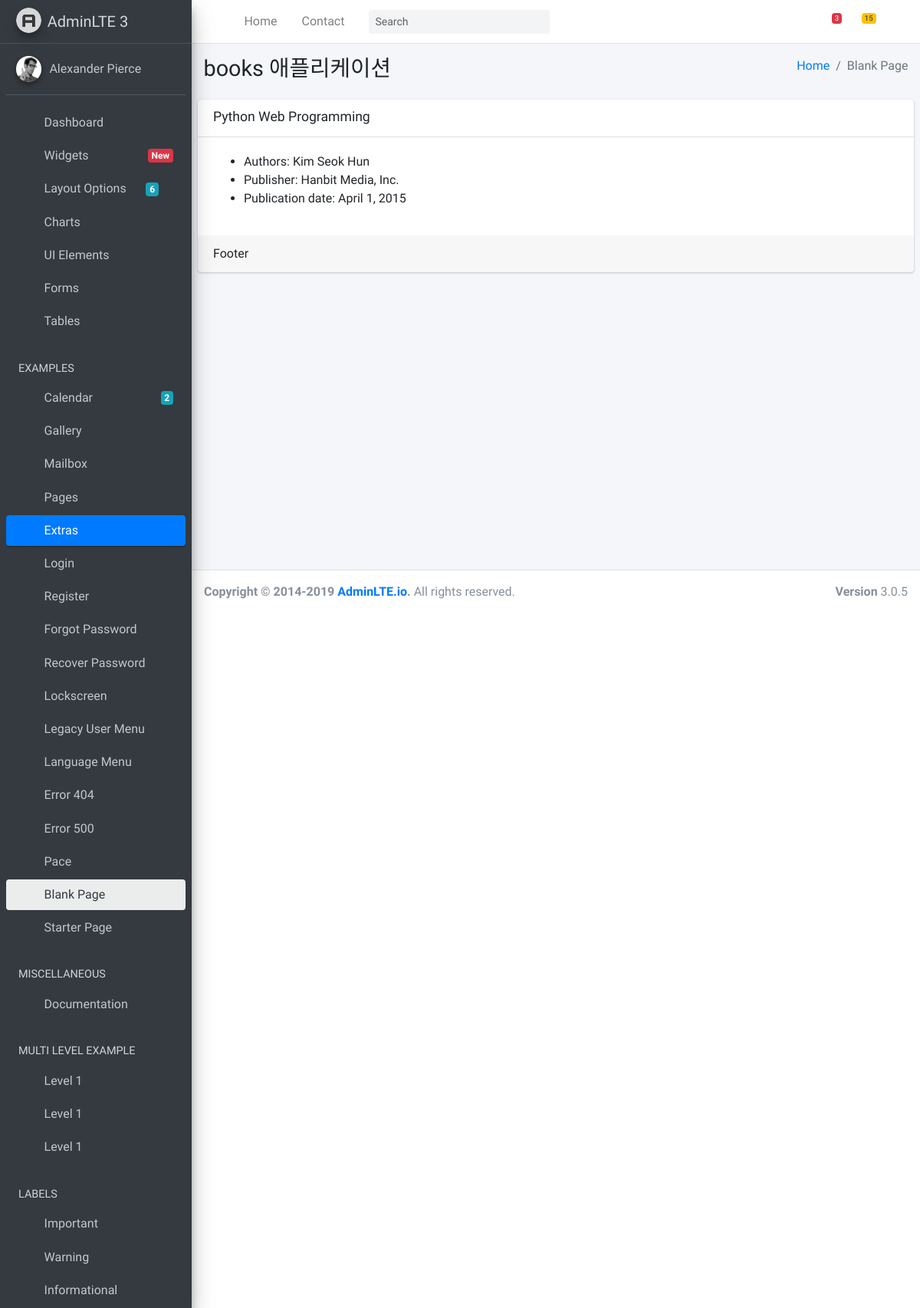
Screenshot of /books/book/1/ with the database file from the repository.
### books/models.py (models this page shows, shortened)
class Book(models.Model):
    title = models.CharField(max_length=100)
    authors = models.ManyToManyField('Author')
    publisher = models.ForeignKey('Publisher', on_delete=models.CASCADE)
    publication_date = models.DateField()

class Author(models.Model):
    name = models.CharField(max_length=50)
    salutation = models.CharField(max_length=100)
    email = models.EmailField()
    def __str__(self):
        return self.name

class Publisher(models.Model):
    name = models.CharField(max_length=50)
    address = models.CharField(max_length=100)
    website = models.URLField()
    def __str__(self):
        return self.name

### books/views.py (the view)
# urls.py: path('book/<int:pk>/', views.BookDetail.as_view(), name='book_detail'),
class BookDetail(DetailView):
    model = Book

### books/templates/books/book_detail.html (shortened to what this page needs)
{% extends "base.html" %}
{% block content %}
  <div class="content-wrapper">
    <section class="content-header">
      <div class="container-fluid">
        <div class="row mb-2">
          <div class="col-sm-6">
            <h1>books 애플리케이션</h1>
          </div>
          <div class="col-sm-6">
            <ol class="breadcrumb float-sm-right">
              <li class="breadcrumb-item"><a href="#">Home</a></li>
              <li class="breadcrumb-item active">Blank Page</li>
            </ol>
          </div>
        </div>
      </div>
    </section>
    <section class="content">
      <div class="card">
        <div class="card-header">
          <h3 class="card-title">{{ object.title }}</h3>
          <div class="card-tools">
            <button type="button" class="btn btn-tool" data-card-widget="collapse" data-toggle="tooltip" title="Collapse">
              <i class="fas fa-minus"></i></button>
            <button type="button" class="btn btn-tool" data-card-widget="remove" data-toggle="tooltip" title="Remove">
              <i class="fas fa-times"></i></button>
          </div>
        </div>
        <div class="card-body">
            <ul>
              <li>Authors:
                {% for author in object.authors.all %}
                  {{ author }}
                {% endfor %}
              </li>
              <li>Publisher: {{ object.publisher }}</li>
              <li>Publication date: {{ object.publication_date }}</li>
            </ul>
        </div>
        <div class="card-footer">
          Footer
        </div>
      </div>
    </section>
  </div>
{% endblock content %}

### rows the page displays
Book: title "Python Web Programming", publisher "Hanbit Media, Inc.", publication_date "April 1, 2015"
Author: name "Kim Seok Hun"
